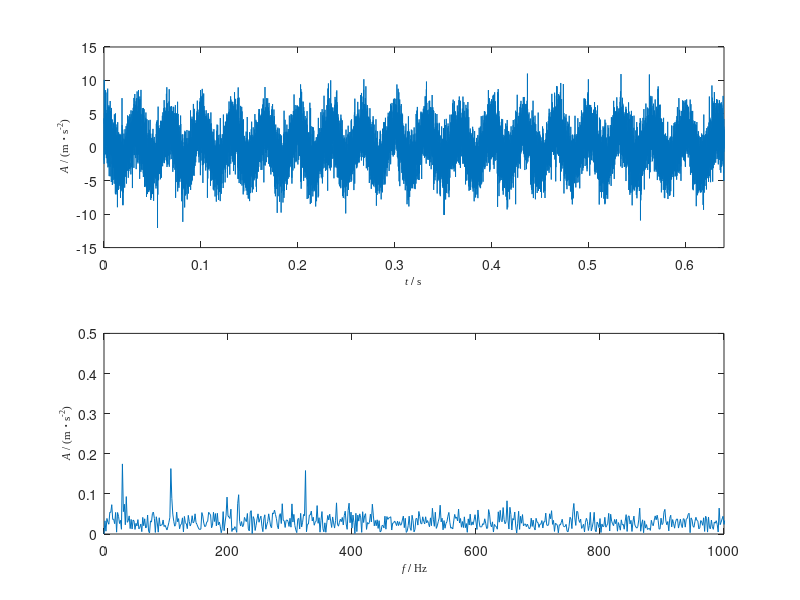

Source code (MATLAB): (Note: this script raises an error after producing the figure.)
% =========================================================================
%                          Written by Yi Qin
% =========================================================================
clc
clear
close all

fs=25600;   %%the sampling frequency is 107.8Hz
load bearoutfault  %%The bearing has a outer race fault,and the fault characteristic frequency is 107.8Hz
N=length(s);
t=(0:N-1)/fs;

%  Plot the original signal
hl=figure(1);
subplot(211)
plot(t,s)
xlabel('\fontsize{11}\fontname{Times New Roman}\itt\rm\bf / \rms');
ylabel('\fontsize{11}\fontname{Times New Roman}\it A\rm{ / (m }\bf{\cdot}\rm s^{-2})');
xlim([t(1) t(end)])

%  Plot the envelope spectrum of the original signal
subplot(212)
aa=abs(fft(abs(hilbert(s))));
N=length(aa);
df = fs/N;            
ff1 = (0:floor(N/2)-1)*df;    
aa1= 2*aa(1:floor(N/2))/N;
aa1(1)=aa1(1)/2;          
aa1(1)=0;
plot(ff1, aa1);
xlabel('\fontsize{11}\fontname{Times New Roman}\it f\rm\bf / \rmHz');
ylabel('\fontsize{11}\fontname{Times New Roman}\it A\rm{ / (m }\bf{\cdot}\rm s^{-2})');
xlim([0 1000])

wn = 4487;
sigma=0.3;
fws=500; 
wavsupport=0.6;
scales=1:1:60;
rwc=0.009;

%  A2 denotes DFT and A2T denotes IDFT
M= N;                   
A2 = @(x) A(x,N,M)/sqrt(M);
A2T = @(x) AT(x,N,M)/sqrt(M);
p2 = 1;
p1=1;
 
theta = 0.6;              % trade-off parameter
itn =35;                  % number of iterations
mu1 = 0.005;              % mu2 should be properly set for different signlas 
mu2 = 1.0;

[y1,y2,cost]= itershrink(s, scales,wn,sigma,fws,wavsupport,rwc, p1, A2, A2T, p2, theta, 1-theta, mu1, mu2, itn);

%  Plot the extracted impulsive signal
figure(2)
subplot(211)
plot(t,y1)
xlabel('\fontsize{11}\fontname{Times New Roman}\itt\rm\bf / \rms');
ylabel('\fontsize{11}\fontname{Times New Roman}\it A\rm{ / (m }\bf{\cdot}\rm s^{-2})');
xlim([t(1) t(end)])

%  Plot the envelope spectrum of the extracted impulsive signal
subplot(212)
aa=abs(fft(abs(hilbert(y1))));
N=length(aa);
df = fs/N;               
ff1 = (0:floor(N/2)-1)*df;      
aa1= 2*aa(1:floor(N/2))/N;
aa1(1)=aa1(1)/2;         
aa1(1)=0;
plot(ff1, aa1);
xlabel('\fontsize{11}\fontname{Times New Roman}\it f\rm\bf / \rmHz');
ylabel('\fontsize{11}\fontname{Times New Roman}\it A\rm{ / (m }\bf{\cdot}\rm s^{-2})');
xlim([0 1000])